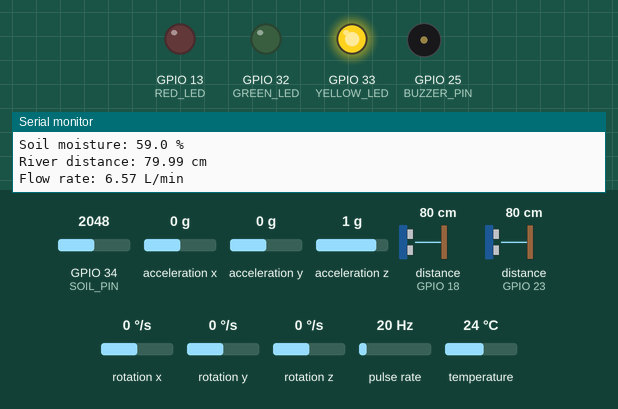
The sketch below on a simulated ESP32. Parts: output pins drawn as LEDs (lit = HIGH), buzzer (waves = sounding, pin HIGH), the last lines printed to the serial monitor. Wiring (inferred from the names in the program): 2 × ultrasonic range finder: trigger GPIO 16, echo GPIO 18 / trigger GPIO 19, echo GPIO 23; pulse sensor: data GPIO 27. The test bench sets the inputs (shaded band); at power-on: acceleration y 0 g, distance to the obstacle (sensors on GPIO 18, GPIO 23) 80 cm, GPIO 34 (SOIL_PIN) = 2048, acceleration x 0 g, acceleration z 1 g, rotation x 0 °/s, rotation y 0 °/s, rotation z 0 °/s, pulse rate 20 Hz, temperature 24 °C (analog values on the 0–4095 scale). The echo pulse lasts 58.3 µs per cm; WiFi joins after 1.5 s; servers stay silent unless stated; not simulated (calls return 0 or success): secrets.h; pins used as bus, display or sensor lines are not drawn.

Above: at 2.7 s.
2.8 s: acceleration y set to -0.3 g
At 4.7 s:
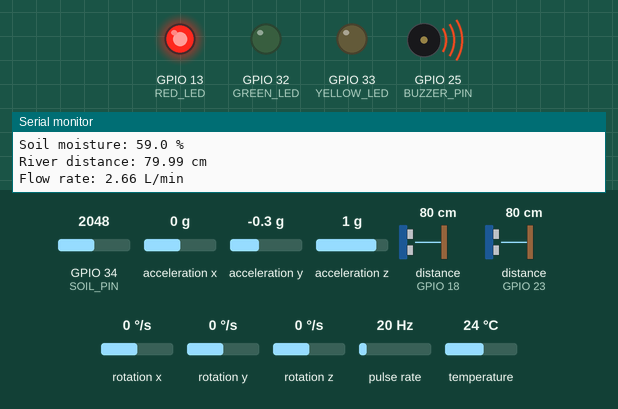
5.0 s: acceleration y set to 0 g
At 6.3 s:
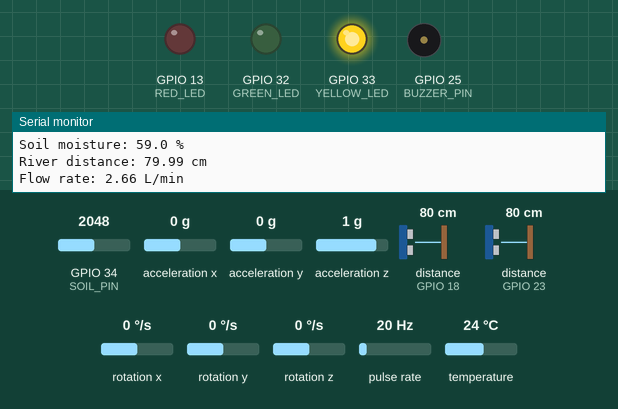
7.0 s: distance to the obstacle (sensor on GPIO 18) set to 12 cm
8.7 s: distance to the obstacle (sensor on GPIO 18) set to 9 cm
At 10.7 s:
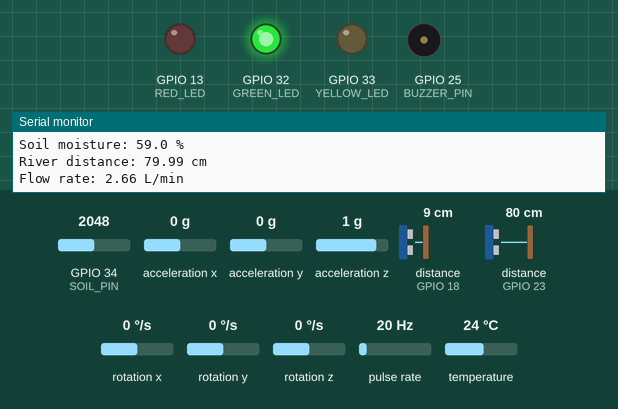
11.0 s: distance to the obstacle (sensor on GPIO 18) set to 35 cm
At 12.7 s:
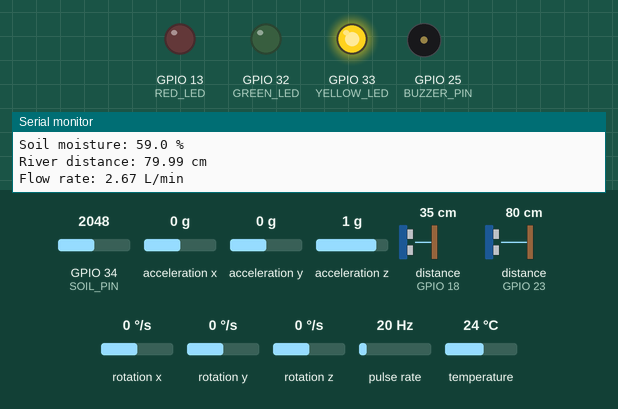
Timing chart, 0 to 14.0 s (numbered marks = the images above; inputs shaded):
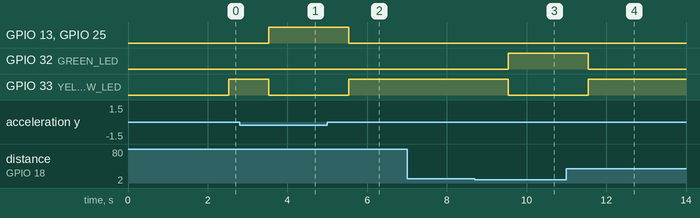

Measured:
- the behaviour switches between -0.1 and -0.2 g on acceleration y (found by bisection; images 0 and 1)
- the behaviour switches between 11 and 10 cm on distance to the obstacle (sensor on GPIO 18) (found by bisection; images 2 and 3)
- after the input at 2.8 s, GPIO 13 (RED_LED), GPIO 25 (BUZZER_PIN): LOW → HIGH after 0.73 s; GPIO 33 (YELLOW_LED): HIGH → LOW after 0.73 s
- after the input at 5.0 s, GPIO 13 (RED_LED), GPIO 25 (BUZZER_PIN): HIGH → LOW after 0.53 s; GPIO 33 (YELLOW_LED): LOW → HIGH after 0.53 s
- after the input at 8.7 s, GPIO 32 (GREEN_LED): LOW → HIGH after 0.84 s; GPIO 33 (YELLOW_LED): HIGH → LOW after 0.84 s
- after the input at 11.0 s, GPIO 32 (GREEN_LED): HIGH → LOW after 0.55 s; GPIO 33 (YELLOW_LED): LOW → HIGH after 0.55 s

The sketch:

BANKGUARD_ESP32.ino
```cpp
#include <WiFi.h>
#include <WiFiClientSecure.h>
#include <HTTPClient.h>
#include <Wire.h>
#include <Adafruit_MPU6050.h>
#include <Adafruit_Sensor.h>
#include "secrets.h"

Adafruit_MPU6050 mpu;

// ESP32 DevKit V1 pin map
const int BANK_TRIG = 16;
const int BANK_ECHO = 18;   // Use a voltage divider before this pin
const int RIVER_TRIG = 19;
const int RIVER_ECHO = 23; // Use a voltage divider before this pin
const int SOIL_PIN = 34;
const int FLOW_PIN = 27;   // Optional YF-S201 flow sensor

const int GREEN_LED = 32;
const int YELLOW_LED = 33;
const int RED_LED = 13;
const int BUZZER_PIN = 25;

// Calibrate these values for your own model.
const float BANK_BASELINE_CM = 10.0;
const float TILT_BASELINE_DEG = 0.0;
const float RIVER_SENSOR_HEIGHT_CM = 15.0;
const int SOIL_DRY_RAW = 3000;
const int SOIL_WET_RAW = 1400;
const float FLOW_PULSES_PER_LITER = 450.0;
const bool USE_FLOW_SENSOR = true;

// ThingSpeak free service accepts one channel update every 15 seconds.
// Use 20 seconds to stay above the minimum interval.
const unsigned long UPLOAD_INTERVAL_MS = 20000;
const unsigned long SENSOR_INTERVAL_MS = 1000;

volatile unsigned long flowPulses = 0;
unsigned long lastUpload = 0;
unsigned long lastSensorRead = 0;
unsigned long lastFlowRead = 0;

float bankDistanceCm = 0;
float riverDistanceCm = 0;
float tiltDeg = 0;
float soilMoisturePct = 0;
float flowLpm = 0;
bool mpuReady = false;
bool bankSensorValid = false;
bool riverSensorValid = false;

void IRAM_ATTR countFlowPulse() {
  flowPulses++;
}

float readUltrasonicCm(int trigPin, int echoPin) {
  digitalWrite(trigPin, LOW);
  delayMicroseconds(3);
  digitalWrite(trigPin, HIGH);
  delayMicroseconds(10);
  digitalWrite(trigPin, LOW);

  unsigned long duration = pulseIn(echoPin, HIGH, 30000);
  if (duration == 0) return -1.0;

  return duration * 0.0343 / 2.0;
}

float readSoilMoisturePercent() {
  int raw = analogRead(SOIL_PIN);
  long percent = map(raw, SOIL_DRY_RAW, SOIL_WET_RAW, 0, 100);
  return constrain(percent, 0, 100);
}

float readTiltDegrees() {
  if (!mpuReady) return 0.0;

  sensors_event_t accel, gyro, temp;
  mpu.getEvent(&accel, &gyro, &temp);

  float angle = atan2(accel.acceleration.y, accel.acceleration.z) * 180.0 / PI;
  return angle;
}

void updateFlowRate() {
  if (!USE_FLOW_SENSOR) {
    flowLpm = 0.0;
    return;
  }

  unsigned long now = millis();
  if (now - lastFlowRead >= 1000) {
    noInterrupts();
    unsigned long pulses = flowPulses;
    flowPulses = 0;
    interrupts();

    float seconds = (now - lastFlowRead) / 1000.0;
    flowLpm = (pulses / FLOW_PULSES_PER_LITER) * 60.0 / seconds;
    lastFlowRead = now;
  }
}

void readAllSensors() {
  float bankReading = readUltrasonicCm(BANK_TRIG, BANK_ECHO);
  float riverReading = readUltrasonicCm(RIVER_TRIG, RIVER_ECHO);

  bankSensorValid = bankReading > 0;
  riverSensorValid = riverReading > 0;

  if (bankSensorValid) bankDistanceCm = bankReading;
  if (riverSensorValid) riverDistanceCm = riverReading;

  soilMoisturePct = readSoilMoisturePercent();
  tiltDeg = readTiltDegrees();
  updateFlowRate();

  Serial.println("------ BANKGUARD BD SENSOR DATA ------");
  Serial.printf("Bank distance: %.2f cm\n", bankDistanceCm);
  Serial.printf("Slope tilt: %.2f degree\n", tiltDeg);
  Serial.printf("Soil moisture: %.1f %%\n", soilMoisturePct);
  Serial.printf("River distance: %.2f cm\n", riverDistanceCm);
  Serial.printf("Flow rate: %.2f L/min\n", flowLpm);
}

void updateLocalAlerts() {
  float retreat = bankDistanceCm - BANK_BASELINE_CM;
  float tiltChange = fabs(tiltDeg - TILT_BASELINE_DEG);

  bool critical = (retreat >= 4.0 && tiltChange >= 8.0);
  bool warning = (retreat >= 1.0 || tiltChange >= 3.0 || soilMoisturePct >= 75.0);

  digitalWrite(GREEN_LED, (!warning && !critical) ? HIGH : LOW);
  digitalWrite(YELLOW_LED, (warning && !critical) ? HIGH : LOW);
  digitalWrite(RED_LED, critical ? HIGH : LOW);
  digitalWrite(BUZZER_PIN, critical ? HIGH : LOW);
}

bool uploadToThingSpeak() {
  if (!bankSensorValid || !riverSensorValid || !mpuReady) {
    Serial.println("One or more required sensors are not ready. Cloud upload skipped.");
    return false;
  }

  if (WiFi.status() != WL_CONNECTED) {
    Serial.println("Wi-Fi disconnected. Reconnecting...");
    WiFi.reconnect();
    return false;
  }

  WiFiClientSecure client;
  // Beginner prototype setting: HTTPS encryption is used, but the server
  // certificate is not verified. Use a valid root CA certificate in production.
  client.setInsecure();

  HTTPClient http;

  String url = "https://api.thingspeak.com/update?api_key=";
  url += THINGSPEAK_WRITE_API_KEY;
  url += "&field1=" + String(bankDistanceCm, 2);
  url += "&field2=" + String(tiltDeg, 2);
  url += "&field3=" + String(soilMoisturePct, 1);
  url += "&field4=" + String(riverDistanceCm, 2);
  url += "&field5=" + String(flowLpm, 2);

  if (!http.begin(client, url)) {
    Serial.println("Could not start HTTPS request.");
    return false;
  }

  int httpCode = http.GET();
  String response = http.getString();
  http.end();

  Serial.printf("ThingSpeak HTTP code: %d, response: %s\n",
                httpCode, response.c_str());

  // ThingSpeak returns a positive entry number when an update is accepted.
  return (httpCode == 200 && response.toInt() > 0);
}

void setup() {
  Serial.begin(115200);

  pinMode(BANK_TRIG, OUTPUT);
  pinMode(BANK_ECHO, INPUT);
  pinMode(RIVER_TRIG, OUTPUT);
  pinMode(RIVER_ECHO, INPUT);

  pinMode(SOIL_PIN, INPUT);
  pinMode(FLOW_PIN, INPUT_PULLUP);

  pinMode(GREEN_LED, OUTPUT);
  pinMode(YELLOW_LED, OUTPUT);
  pinMode(RED_LED, OUTPUT);
  pinMode(BUZZER_PIN, OUTPUT);

  digitalWrite(GREEN_LED, LOW);
  digitalWrite(YELLOW_LED, LOW);
  digitalWrite(RED_LED, LOW);
  digitalWrite(BUZZER_PIN, LOW);

  analogReadResolution(12);

  Wire.begin(21, 22);
  mpuReady = mpu.begin();

  if (mpuReady) {
    mpu.setAccelerometerRange(MPU6050_RANGE_4_G);
    mpu.setGyroRange(MPU6050_RANGE_500_DEG);
    mpu.setFilterBandwidth(MPU6050_BAND_21_HZ);
    Serial.println("MPU6050 ready.");
  } else {
    Serial.println("MPU6050 not found. Check SDA=21, SCL=22, power and GND.");
  }

  if (USE_FLOW_SENSOR) {
    attachInterrupt(digitalPinToInterrupt(FLOW_PIN), countFlowPulse, RISING);
  }

  WiFi.mode(WIFI_STA);
  WiFi.begin(WIFI_SSID, WIFI_PASSWORD);

  Serial.print("Connecting to Wi-Fi");
  while (WiFi.status() != WL_CONNECTED) {
    delay(500);
    Serial.print(".");
  }

  Serial.println();
  Serial.print("Wi-Fi connected. IP: ");
  Serial.println(WiFi.localIP());

  lastUpload = millis();
  lastSensorRead = millis();
  lastFlowRead = millis();
}

void loop() {
  unsigned long now = millis();

  if (now - lastSensorRead >= SENSOR_INTERVAL_MS) {
    lastSensorRead = now;
    readAllSensors();
    updateLocalAlerts();
  }

  if (now - lastUpload >= UPLOAD_INTERVAL_MS) {
    lastUpload = now;
    bool ok = uploadToThingSpeak();
    Serial.println(ok ? "Cloud upload accepted." : "Cloud upload failed or rejected.");
  }

  delay(5);
}
```
